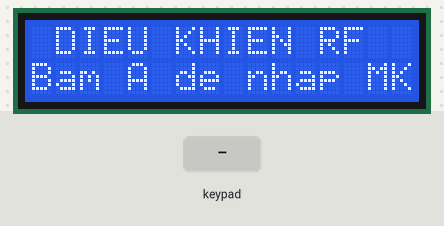
Recording of a sketch running on a simulated Arduino Uno, built with avr-gcc and run on an emulated ATmega328P. Parts: 16×2 character LCD. Inputs (shaded band) come from the test bench. No radio packets arrive unless stated; what the sketch prints to the serial monitor is not drawn.

Above: at 1.3 s.
1.4 s: key 'A' pressed
At 1.7 s:
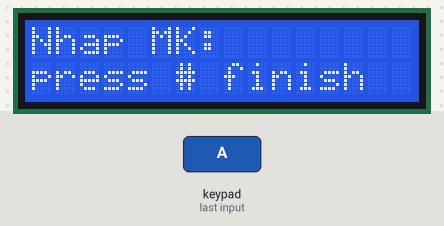
2.9 s: keypad keys 2 3 4 5 # pressed 0.4 s apart
At 4.7 s:
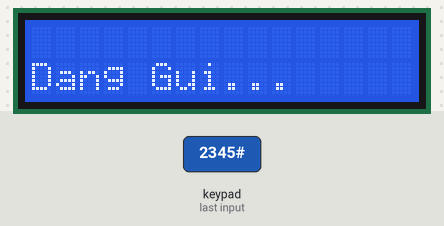
At 5.9 s:
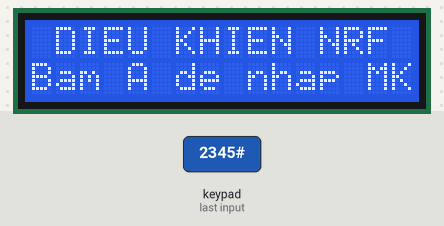
Timing chart, 0 to 7.4 s (numbered marks = the images above; inputs shaded):
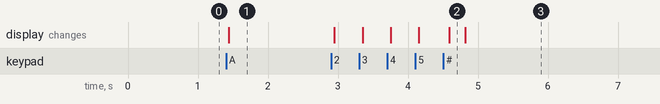

Measured:
- after the input at 1.4 s, the display: changes at once (image 1)
- after the input at 2.9 s, the display: first changes after 0.05 s (image 2 shows a later state)

The sketch:

PhatNRF.ino
```cpp
#include <Keypad.h>
#include <Wire.h>;
#include <SPI.h>

#include "RF24.h"


const uint64_t pipes[2] = {0x10F0FAF0E1LL, 0x50F0C0F0D2LL };
RF24 radio(9,10);

#include <LiquidCrystal_I2C.h>;
LiquidCrystal_I2C lcd(0x3F,16,2);

const byte ROWS = 4; //four rows
const byte COLS = 4; //four columns
//define the cymbols on the buttons of the keypads
char hexaKeys[ROWS][COLS] = {
  {'1','2','3','A'},
  {'4','5','6','B'},
  {'7','8','9','C'},
  {'*','0','#','D'}
};
byte rowPins[ROWS] = {A3, A2, A1, A0}; //connect to the row pinouts of the keypad
byte colPins[COLS] = {2, 3, 4, 5}; //connect to the column pinouts of the keypad

//initialize an instance of class NewKeypad
Keypad customKeypad = Keypad( makeKeymap(hexaKeys), rowPins, colPins, ROWS, COLS);


uint8_t out, gohome;


String getString(int Length, char EscapeChar) {    // hàm này dùng để đọc số nhập vào
   String currentString="";
  int count = 0;
  char currentKey;
  while (customKeypad.getKey() != EscapeChar){
    delay(100);
  //if( matrix.keyStateChanged() )
    currentKey = customKeypad.getKey();
    if( currentKey == 'D') {out =1; break;}
    if( currentKey == 'B') {gohome =1; break;}
    if( currentKey != NO_KEY){
        if (currentKey != EscapeChar)
        {
          lcd.print(currentKey);
          currentString += currentKey;
         count ++;
         delay(200);
        if (count >= Length)
        {

        return currentString;
        }
    }
    else {
      //added this line 4-20-2012 RW
      return currentString;
    }
    }
  }
}


void setup() {
  // put your setup code here, to run once:
  lcd.init();       //Khởi động màn hình. Bắt đầu cho phép Arduino sử dụng màn hình
  lcd.backlight();   //Bật đèn nền
  radio.begin();
  radio.setChannel(1);               // Đặt kênh
  radio.setAutoAck(1);
  radio.setRetries(1,1);
  radio.setDataRate(RF24_1MBPS);    // Tốc độ truyền
  radio.setPALevel(RF24_PA_MAX);      // Dung lượng tối đa
  radio.openWritingPipe(pipes[0]);
  radio.openReadingPipe(1,pipes[1]);
  Serial.begin(9600);
  lcd.setCursor(0,1);
  lcd.print("Bam A de nhap MK");
  lcd.setCursor(0,0);
  lcd.print(" DIEU KHIEN RF  ");

}

uint32_t pass=0, re_pass;

uint32_t ping=0, count;

void loop() {
  // put your main code here, to run repeatedly:

  char customKey = customKeypad.getKey();

  if(customKey=='A')
  {
    check:
    customKey = 0;
    lcd.setCursor(0,0);
    lcd.print("Nhap MK:        ");
    lcd.setCursor(0,1);
    lcd.print("press # finish  ");
    lcd.setCursor(8,0);
    String test = getString(9,'#');
    if(gohome==1)
    {
      gohome =0;
      goto tohome;
    }
    if(out==0)
    {
    uint8_t time_out=10;
    lcd.setCursor(0,0);
    lcd.print("                 ");
    lcd.setCursor(0,1);
    lcd.print("Dang Gui...      ");

    //radio.write(&pass, sizeof(pass));

    Serial.print("#");
    Serial.println(test);
    delay(200);
    //send nrf
    tohome:
    lcd.setCursor(0,1);
    lcd.print("Bam A de nhap MK");
    lcd.setCursor(0,0);
    lcd.print(" DIEU KHIEN NRF");
    customKey = 0;
    }
    else
    {
    out=0;
    goto check;
    }
    }


}
```
